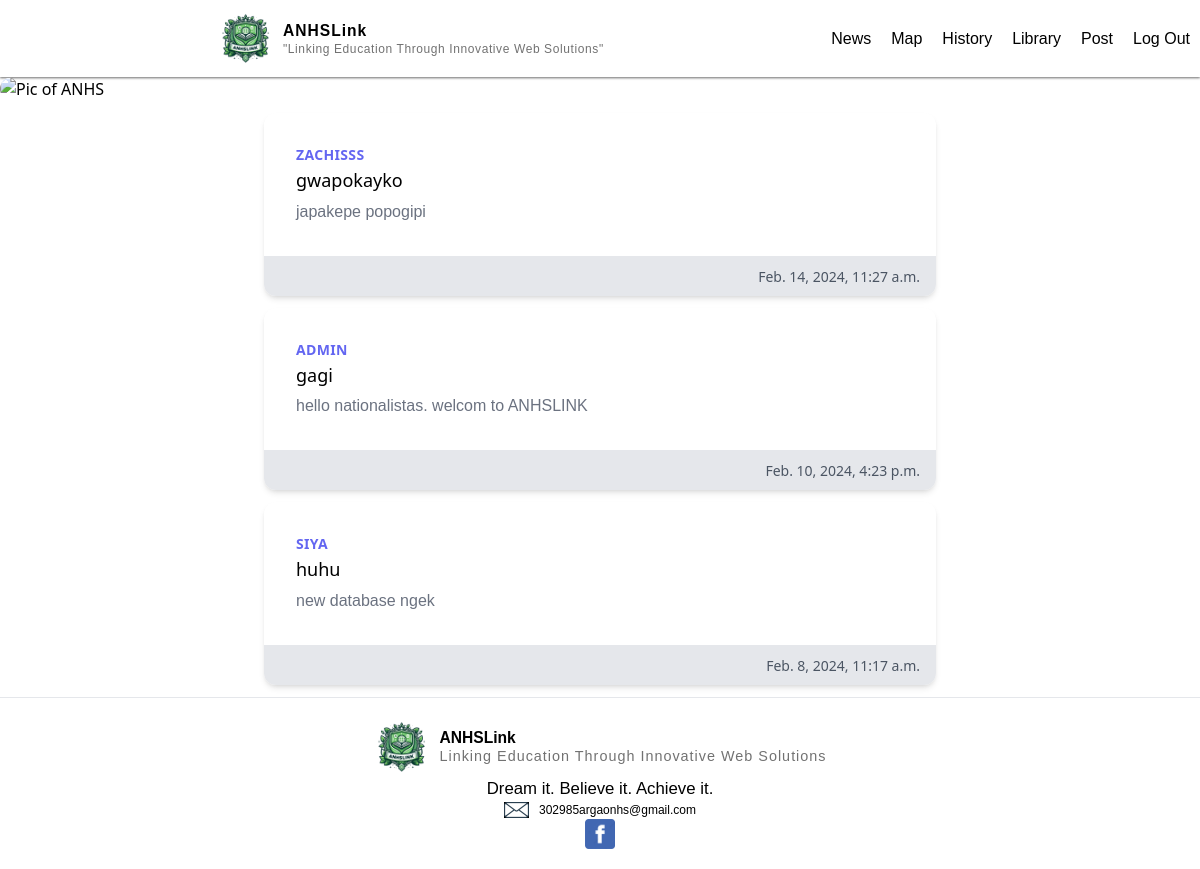
Screenshot of / (signed in) with the database file from the repository.
### main/models.py (models this page shows, shortened)
class Post(models.Model):
    author = models.ForeignKey(User, on_delete=models.CASCADE)
    title = models.CharField (max_length=200)
    description = models.TextField()
    created_at = models.DateTimeField(auto_now_add=True)
    updated_at = models.DateTimeField(auto_now=True)

### main/views.py (the view)
# urls.py: path("", views.home, name="home"),
@login_required(login_url="/anhs")
def home (request):
    posts = Post.objects.all().order_by('-created_at')
    return render(request,"main/home.html", {"posts":posts})

### main/templates/main/home.html (shortened to what this page needs)
{% extends "main/base.html" %}
{% load static %}
{% block body %}
<div class="image_container">
  <img class="picture rounded-full" src="{% static 'pictures/News_sign.png' %}" alt="Pic of ANHS" width="100%">
</div>
{% for post in posts %}
<div class="max-w-md mx-auto bg-white rounded-xl shadow-md overflow-hidden md:max-w-2xl m-3">
  <div class="md:flex">
    <div class="p-8">
      <div class="uppercase tracking-wide text-sm text-indigo-500 font-semibold">{{post.author.username}}</div>
      <a href="#" class="block mt-1 text-lg leading-tight font-medium text-black hover:underline">{{post.title}}</a>
      <p class="mt-2 text-gray-500">{{post.description}}</p>
    </div>
  </div>
  <div class="px-4 py-2 bg-gray-200 text-right">
    <span class="text-sm text-gray-600">{{post.created_at}}</span>
  </div>
</div>
{% empty %}
<p class="m-3 text-center text-gray-500">No posts</p>
{% endfor %}
{% endblock %}

### main/templates/main/base.html (shortened to what this page needs)
{% load static %}
<!DOCTYPE html>
<html lang="en">
<head>
    <link rel="stylesheet" href="{% static 'css/main.css' %}">
    <link href="{% static 'styles/styles.css' %}" rel="stylesheet" type="text/css">
</head>
<body>
    <div class="page">
        <div class="head_container">
            <div class="branding">
                <img class="logo" src="{% static 'pictures/ANHSLink_logo.png' %}" alt="ANHS LOGO" width="7%">
                <div class="site-identity">
                    <p class="site-title">ANHSLink</p>
                    <p class="site-description">"Linking Education Through Innovative Web Solutions"</p>
                </div>
            </div>
            <div class="information flex justify-center space-x-">
                <a class="" href="{% url 'home' %}">
                    <p>News</p>
                </a>
                <a href="{% url 'map' %}">
                    <p>Map</p>
                </a>
                <a href="{% url 'history' %}">
                    <p>History</p>
                </a>
                <a href="{% url 'library' %}">
                    <p>Library</p>
                </a>
                <a href="{% url 'create_post' %}">
                    <p>Post</p>
                </a>
                <form action="{% url 'logout' %}" method="post">
                    <button type="submit"><p>Log Out</p></button>
                </form>
            </div>
        </div>
        {% block body %} {% endblock %}
        <footer>
            <div class="footer_container">
                <div class="branding_footer_whole">
                    <div class="branding_footer">
                        <img class="logo" src="{% static 'pictures/ANHSLink_logo.png' %}" alt="ANHS LOGO" width="5%"
                            height="10%">
                        <div class="site-identity_footer">
                            <p class="site-title_footer">ANHSLink</p>
                            <p class="site-description_footer">Linking Education Through Innovative Web Solutions</p>
                        </div>
                    </div>
                    <div class="branding_footer_motto">
                        Dream it. Believe it. Achieve it.
                    </div>
                    <div class="socials_footer">
                        <div class="heading">
                            <div class="quick_email">
                                <img class="contact_logo" src="{% static 'pictures/GMAIL_LOGO.png' %}" alt="gmail_logo"
                                    width="1rem">
                                <p class="contacts">302985argaonhs@gmail.com</p>
                            </div>
                        </div>
                        <a href="https://www.facebook.com/profile.php?id=100063811972895" target="_blank">
                            <img src="{% static 'pictures/FB_LOGO.png' %}" alt="fb_logo" width="30vw" height="30vh">
                        </a>
                    </div>
                </div>
            </div>
        </footer>
    </div>
</body>
</html>

### authentication/static/css/main.css (style rules this page uses)
html, :host { line-height: 1.5; -webkit-text-size-adjust: 100%; -moz-tab-size: 4; -o-tab-size: 4; tab-size: 4; font-family: ui-sans-serif, system-ui, sans-serif, "Apple Color Emoji", "Segoe UI Emoji", "Segoe UI Symbol", "Noto Color Emoji"; font-feature-settings: normal; font-variation-settings: normal; -webkit-tap-highlight-color: transparent; }
body { margin: 0; line-height: inherit; }
a { color: inherit; text-decoration: inherit; }
button, input, optgroup, select, textarea { font-family: inherit; font-feature-settings: inherit; font-variation-settings: inherit; font-size: 100%; font-weight: inherit; line-height: inherit; color: inherit; margin: 0; padding: 0; }
button, select { text-transform: none; }
button, [type='button'], [type='reset'], [type='submit'] { -webkit-appearance: button; background-color: transparent; background-image: none; }
blockquote, dl, dd, h1, h2, h3, h4, h5, h6, hr, figure, p, pre { margin: 0; }
button, [role="button"] { cursor: pointer; }
img, svg, video, canvas, audio, iframe, embed, object { display: block; vertical-align: middle; }
img, video { max-width: 100%; height: auto; }
.m-3 { margin: 0.75rem; }
.mx-auto { margin-left: auto; margin-right: auto; }
.mt-1 { margin-top: 0.25rem; }
.mt-2 { margin-top: 0.5rem; }
.block { display: block; }
.flex { display: flex; }
.max-w-md { max-width: 28rem; }
.justify-center { justify-content: center; }
.overflow-hidden { overflow: hidden; }
.rounded-full { border-radius: 9999px; }
.rounded-xl { border-radius: 0.75rem; }
.bg-gray-200 { --tw-bg-opacity: 1; background-color: rgb(229 231 235 / var(--tw-bg-opacity)); }
.bg-white { --tw-bg-opacity: 1; background-color: rgb(255 255 255 / var(--tw-bg-opacity)); }
.p-8 { padding: 2rem; }
.px-4 { padding-left: 1rem; padding-right: 1rem; }
.py-2 { padding-top: 0.5rem; padding-bottom: 0.5rem; }
.text-right { text-align: right; }
.text-lg { font-size: 1.125rem; line-height: 1.75rem; }
.text-sm { font-size: 0.875rem; line-height: 1.25rem; }
.font-medium { font-weight: 500; }
.font-semibold { font-weight: 600; }
.uppercase { text-transform: uppercase; }
.leading-tight { line-height: 1.25; }
.tracking-wide { letter-spacing: 0.025em; }
.text-black { --tw-text-opacity: 1; color: rgb(0 0 0 / var(--tw-text-opacity)); }
.text-gray-500 { --tw-text-opacity: 1; color: rgb(107 114 128 / var(--tw-text-opacity)); }
.text-gray-600 { --tw-text-opacity: 1; color: rgb(75 85 99 / var(--tw-text-opacity)); }
.text-indigo-500 { --tw-text-opacity: 1; color: rgb(99 102 241 / var(--tw-text-opacity)); }
.shadow-md { --tw-shadow: 0 4px 6px -1px rgb(0 0 0 / 0.1), 0 2px 4px -2px rgb(0 0 0 / 0.1); --tw-shadow-colored: 0 4px 6px -1px var(--tw-shadow-color), 0 2px 4px -2px var(--tw-shadow-color); box-shadow: var(--tw-ring-offset-shadow, 0 0 #0000), var(--tw-ring-shadow, 0 0 #0000), var(--tw-shadow); }
@media (min-width: 768px) { .md\:flex { display: flex; } }
@media (min-width: 768px) { .md\:max-w-2xl { max-width: 42rem; } }

### rows the page displays
Post: author.username "ZACHISSS", title "gwapokayko", description "japakepe popogipi", created_at "Feb. 14, 2024, 11:27 a.m."
Post: author.username "ADMIN", title "gagi", description "hello nationalistas. welcom to ANHSLINK", created_at "Feb. 10, 2024, 4:23 p.m."
Post: author.username "SIYA", title "huhu", description "new database ngek", created_at "Feb. 8, 2024, 11:17 a.m."
